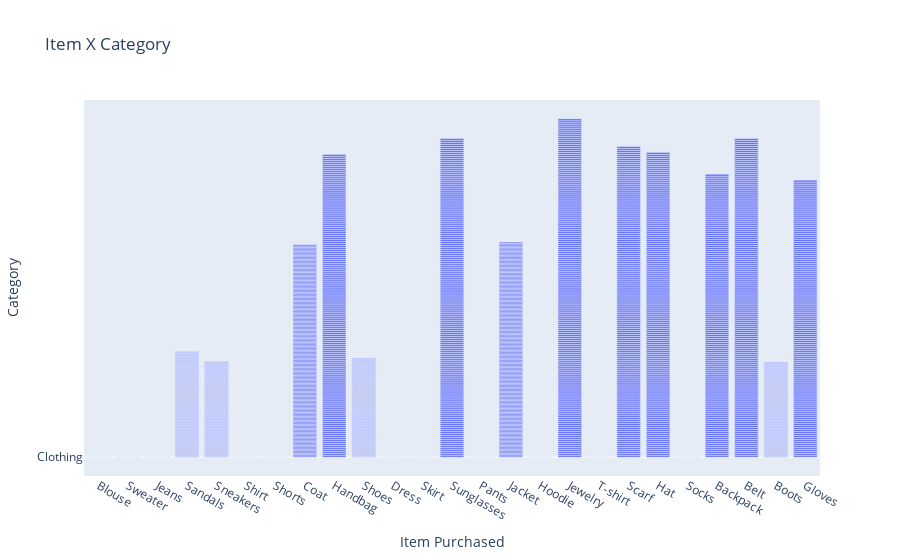

Source (notebook cell):
### Markdown cell above
Item and Category

### Code cell
fig = px.bar(df,
    x = 'Item Purchased',
    y = 'Category',
    title = 'Item X Category',
    labels = {'Gender':'Gender', 'Purchase Amount(USD)':'Total Purchase Amount(USD)'},
)
fig.show()

### Figure 1 — Plotly figure (JSON) as saved in the notebook; plotly's stock layout.template omitted (floating-point values rounded to 4 significant figures; data arrays with more than 128 entries replaced by an {"elided": "..."} marker saying what was removed)
{"data": [{"alignmentgroup": "True", "hovertemplate": "Item Purchased=%{x}<br>Category=%{y}<extra></extra>", "legendgroup": "", "marker": {"color": "#636efa", "pattern": {"shape": ""}}, "name": "", "offsetgroup": "", "orientation": "v", "showlegend": false, "textposition": "auto", "type": "bar", "x": {"elided": "3900 str values"}, "xaxis": "x", "y": {"elided": "3900 str values"}, "yaxis": "y"}], "layout": {"autosize": true, "barmode": "relative", "legend": {"tracegroupgap": 0}, "title": {"text": "Item X Category"}, "xaxis": {"anchor": "y", "autorange": true, "domain": [0, 1], "range": [-0.5, 24.5], "title": {"text": "Item Purchased"}, "type": "category"}, "yaxis": {"anchor": "x", "autorange": true, "domain": [0, 1], "range": [-28.5, 541.5], "title": {"text": "Category"}, "type": "category"}}}
